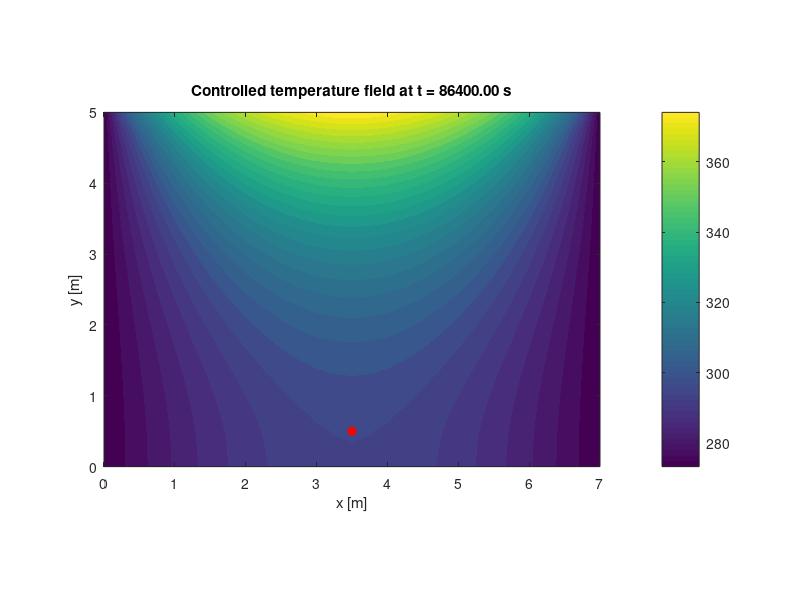
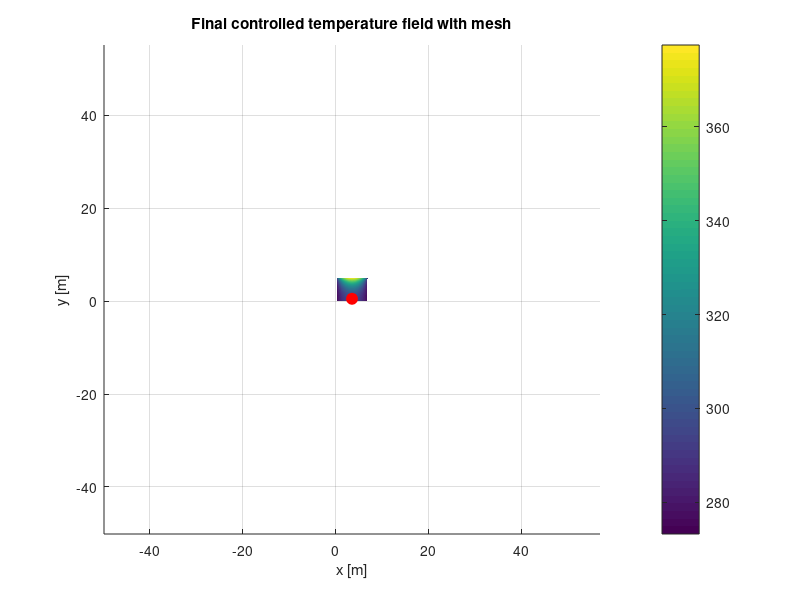
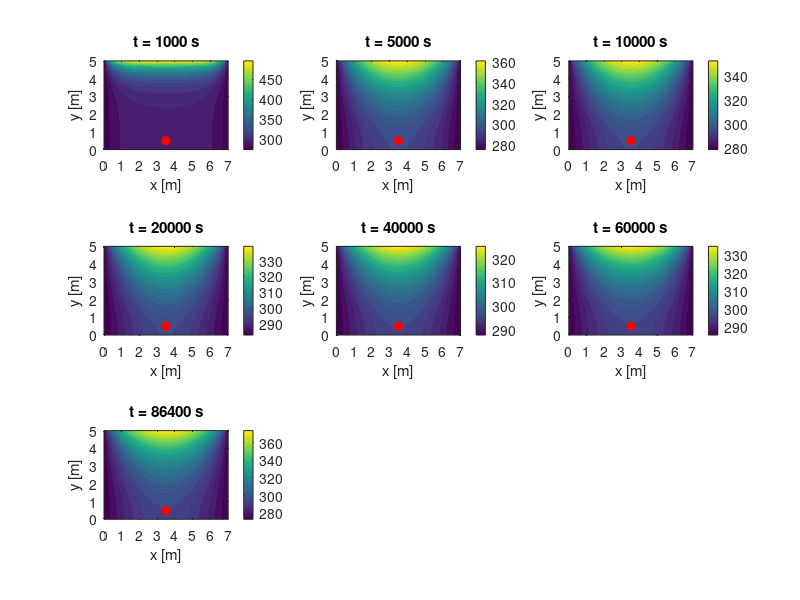

MATLAB code for these plots, in order: (Note: this script raises an error after producing the figures.)
clc;
clear;
close all;

%% Physical properties
k   = 0.5;      
rho = 1.184;    
cp  = 1000;     

%% Domain
Lx = 7.0;       
Ly = 5.0;       

%% Source term
qvol = 0.0;     

%% Initial condition
T_init = 297.0;     

%% Mesh
Nx = 28;            
Ny = 20;            

dx = Lx / Nx;
dy = Ly / Ny;

[xg, yg] = meshgrid(0:dx:Lx, 0:dy:Ly);

nodes = [xg(:), yg(:)];
nNodes = size(nodes,1);

elems = zeros(Nx*Ny, 4);
e = 0;

for i = 1:Nx
    for j = 1:Ny
        e = e + 1;

        n1 = (i-1)*(Ny+1) + j;
        n2 = i*(Ny+1) + j;
        n3 = i*(Ny+1) + (j+1);
        n4 = (i-1)*(Ny+1) + (j+1);

        elems(e,:) = [n1 n2 n3 n4];
    end
end

nElem = size(elems,1);

%% Global matrices/vectors
K    = sparse(nNodes, nNodes);
C    = sparse(nNodes, nNodes);
Fq   = zeros(nNodes,1);
gtop = zeros(nNodes,1);

%% Gauss quadrature
gp = [-1/sqrt(3),  1/sqrt(3)];
gw = [1, 1];

%% Element assembly
for ee = 1:nElem
    conn = elems(ee,:);

    xe = nodes(conn,1);
    ye = nodes(conn,2);

    Ke = zeros(4,4);
    Ce = zeros(4,4);
    Fe_vol = zeros(4,1);

    for ii = 1:2
        xi = gp(ii);
        wi = gw(ii);

        for jj = 1:2
            eta = gp(jj);
            wj = gw(jj);

            N = 0.25 * [ ...
                (1-xi)*(1-eta);
                (1+xi)*(1-eta);
                (1+xi)*(1+eta);
                (1-xi)*(1+eta)];

            dN_dxi = 0.25 * [ ...
                -(1-eta),  -(1-xi);
                 (1-eta),  -(1+xi);
                 (1+eta),   (1+xi);
                -(1+eta),   (1-xi)];

            J = [dN_dxi(:,1)'; dN_dxi(:,2)'] * [xe ye];
            detJ = det(J);

            if detJ <= 0
                error('Non-positive Jacobian detected in element %d.', ee);
            end

            invJ = inv(J);
            dN_dxdy = dN_dxi * invJ;
            B = dN_dxdy';

            Ke = Ke + (B' * (k * eye(2)) * B) * detJ * wi * wj;
            Ce = Ce + (rho * cp) * (N * N') * detJ * wi * wj;
            Fe_vol = Fe_vol + N * qvol * detJ * wi * wj;
        end
    end

    %% Top edge unit heat flux vector
    if abs(ye(3) - Ly) < 1e-12 && abs(ye(4) - Ly) < 1e-12
        Fe_top_unit = zeros(4,1);
        eta = 1.0;

        for ii = 1:2
            xi = gp(ii);
            wi = gw(ii);

            N_edge = 0.25 * [ ...
                (1-xi)*(1-eta);
                (1+xi)*(1-eta);
                (1+xi)*(1+eta);
                (1-xi)*(1+eta)];

            dN_dxi_edge = 0.25 * [ ...
                -(1-eta),  -(1-xi);
                 (1-eta),  -(1+xi);
                 (1+eta),   (1+xi);
                -(1+eta),   (1-xi)];

            dx_dxi = sum(dN_dxi_edge(:,1) .* xe);
            dy_dxi = sum(dN_dxi_edge(:,1) .* ye);
            Jedge = sqrt(dx_dxi^2 + dy_dxi^2);

            Fe_top_unit = Fe_top_unit + N_edge * Jedge * wi;
        end

        gtop(conn) = gtop(conn) + Fe_top_unit;
    end

    K(conn,conn) = K(conn,conn) + Ke;
    C(conn,conn) = C(conn,conn) + Ce;
    Fq(conn)     = Fq(conn) + Fe_vol;
end

%% Boundary nodes
x = nodes(:,1);

leftNodes  = find(abs(x - 0.0) < 1e-12);
rightNodes = find(abs(x - Lx) < 1e-12);

dirichletNodes = unique([leftNodes; rightNodes]);
freeNodes      = setdiff((1:nNodes)', dirichletNodes);

Tbc = nan(nNodes,1);

%% Diagnostics
fprintf('Assembly diagnostics:\n');
Cdiag = full(diag(C));
fprintf('  min(diag(C))        = %e\n', min(Cdiag));
fprintf('  max(diag(C))        = %e\n', max(Cdiag));
fprintf('  ||K-K''||_fro       = %e\n', norm(K-K','fro'));
fprintf('  nnz(K)              = %d\n', nnz(K));
fprintf('  nnz(C)              = %d\n\n', nnz(C));

%% Time/control settings
dt     = 1000.0;
tEnd   = 86400.0;
nSteps = round(tEnd / dt);

x_set = 3.5;
y_set = 0.5;
T_set = 297.0;

q_min = -20000.0;
q_max =  20000.0;

%% Control node
dist2 = (nodes(:,1) - x_set).^2 + (nodes(:,2) - y_set).^2;
[~, controlNode] = min(dist2);

fprintf('Control node selected:\n');
fprintf('  node id   = %d\n', controlNode);
fprintf('  x_node    = %.4f m\n', nodes(controlNode,1));
fprintf('  y_node    = %.4f m\n\n', nodes(controlNode,2));

if ismember(controlNode, dirichletNodes)
    error('Control node lies on a Dirichlet boundary. Choose an interior point.');
end

%% Initial conditions
T    = T_init * ones(nNodes,1);   % controlled state
T_un = T_init * ones(nNodes,1);   % true uncontrolled state

%% System matrix
A = C + dt*K;

A_bc = A;
A_bc(dirichletNodes,:) = 0;
A_bc(:,dirichletNodes) = 0;
A_bc(sub2ind(size(A_bc), dirichletNodes, dirichletNodes)) = 1.0;

%% Sensitivity solve
rhsS = dt * gtop;
rhsS(dirichletNodes) = 0.0;

S = A_bc \ rhsS;
Si = S(controlNode);

fprintf('Sensitivity at control node Si = %e\n', Si);

if abs(Si) < 1e-12
    error('Sensitivity at control node is too small. Pick another control point.');
end
fprintf('\n');

%% Storage arrays
timeHist       = zeros(nSteps,1);
TnodeHist      = zeros(nSteps,1);   % controlled temperature
TnodeHist_un   = zeros(nSteps,1);   % true uncontrolled temperature
qHist          = zeros(nSteps,1);
TwallHist      = zeros(nSteps,1);

saveTimes = [1000, 5000, 10000, 20000, 40000, 60000, 86400];
saved = zeros(nNodes, numel(saveTimes));
saveCount = 1;

%% Time stepping
for n = 1:nSteps
    t = n * dt;

    T_wall = 273 + 15*sin(pi*t/86400);

    Tbc(leftNodes)  = T_wall;
    Tbc(rightNodes) = T_wall;

    %% ------------------------------------------------------------
    % TRUE UNCONTROLLED solve: evolves independently with q_top = 0
    %% ------------------------------------------------------------
    b_un = C*T_un + dt*Fq;

    b_un_mod = b_un;
    b_un_mod(freeNodes) = b_un_mod(freeNodes) ...
        - A(freeNodes, dirichletNodes) * Tbc(dirichletNodes);
    b_un_mod(dirichletNodes) = Tbc(dirichletNodes);

    T_un = A_bc \ b_un_mod;

    %% ------------------------------------------------------------
    % BASELINE prediction for controller: q_top = 0 from controlled state
    %% ------------------------------------------------------------
    b0 = C*T + dt*Fq;

    b0_mod = b0;
    b0_mod(freeNodes) = b0_mod(freeNodes) ...
        - A(freeNodes, dirichletNodes) * Tbc(dirichletNodes);
    b0_mod(dirichletNodes) = Tbc(dirichletNodes);

    T0_control = A_bc \ b0_mod;

    %% Deadbeat control law
    q_control = (T_set - T0_control(controlNode)) / Si;
    q_control = min(max(q_control, q_min), q_max);

    %% Controlled solve
    b = C*T + dt*(Fq + q_control*gtop);

    b_mod = b;
    b_mod(freeNodes) = b_mod(freeNodes) ...
        - A(freeNodes, dirichletNodes) * Tbc(dirichletNodes);
    b_mod(dirichletNodes) = Tbc(dirichletNodes);

    T = A_bc \ b_mod;

    if any(isnan(T)) || any(isinf(T))
        error('NaN or Inf detected at step %d, time %g s.', n, t);
    end

    %% Store histories
    timeHist(n)     = t;
    TnodeHist(n)    = T(controlNode);
    TnodeHist_un(n) = T_un(controlNode);
    qHist(n)        = q_control;
    TwallHist(n)    = T_wall;

    if mod(n,20) == 0 || n == 1
        fprintf(['step = %4d, t = %8.1f s, Tmin = %10.4f, Tmax = %10.4f, ' ...
                 'Tcontrol = %10.4f, Tuncontrolled = %10.4f, q_top = %10.4f\n'], ...
                 n, t, min(T), max(T), T(controlNode), T_un(controlNode), q_control);
    end

    if saveCount <= numel(saveTimes) && abs(t - saveTimes(saveCount)) < 0.5*dt
        saved(:,saveCount) = T;
        saveCount = saveCount + 1;
    end
end

%% Reshape final field
Tgrid = reshape(T, Ny+1, Nx+1);

%% Final controlled temperature field
figure;
contourf(xg, yg, Tgrid, 30, 'LineColor', 'none');
colorbar;
axis equal tight;
xlabel('x [m]');
ylabel('y [m]');
title(sprintf('Controlled temperature field at t = %.2f s', tEnd));
hold on;
plot(nodes(controlNode,1), nodes(controlNode,2), 'ro', 'MarkerFaceColor', 'r');
hold off;

%% Final field with mesh
figure;
surf(xg, yg, Tgrid, 'EdgeColor', [0.2 0.2 0.2]);
view(2);
shading interp;
colorbar;
axis equal tight;
xlabel('x [m]');
ylabel('y [m]');
title('Final controlled temperature field with mesh');

hold on;
zmark = max(Tgrid(:)) + 1;
plot3(nodes(controlNode,1), nodes(controlNode,2), zmark, 'ro', ...
    'MarkerFaceColor', 'r', 'MarkerSize', 8);
hold off;

%% Transient snapshots
figure;
for i = 1:numel(saveTimes)
    subplot(3, ceil(numel(saveTimes)/3), i);
    Tplot = reshape(saved(:,i), Ny+1, Nx+1);
    contourf(xg, yg, Tplot, 25, 'LineColor', 'none');
    colorbar;
    axis equal tight;
    xlabel('x [m]');
    ylabel('y [m]');
    title(sprintf('t = %.0f s', saveTimes(i)));
    hold on;
    plot(nodes(controlNode,1), nodes(controlNode,2), 'ro', 'MarkerFaceColor', 'r');
    hold off;
end
sgtitle('Controlled temperature evolution');

%% Temperature history: controlled vs true uncontrolled
figure;
plot(timeHist, TnodeHist_un, '--', 'LineWidth', 1.5); hold on;
plot(timeHist, TnodeHist, 'LineWidth', 1.5);
plot(timeHist, T_set*ones(size(timeHist)), ':', 'LineWidth', 1.5);

grid on;
xlabel('Time [s]');
ylabel('Temperature [K]');
legend('Uncontrolled', 'Controlled', 'Setpoint', 'Location', 'best');
title(sprintf('Temperature history at control node (x=%.2f, y=%.2f)', ...
      nodes(controlNode,1), nodes(controlNode,2)));

%% Actuator command history
figure;
plot(timeHist, qHist, 'LineWidth', 1.5);
grid on;
xlabel('Time [s]');
ylabel('Top wall heat flux q_{top} [W/m^2]');
title('Actuator command history');

%% Final report
fprintf('\nFinal Tmin = %.4f K\n', min(T));
fprintf('Final Tmax = %.4f K\n', max(T));
fprintf('Final controlled-node temperature   = %.4f K\n', T(controlNode));
fprintf('Final uncontrolled-node temperature = %.4f K\n', TnodeHist_un(end));
fprintf('Final setpoint temperature          = %.4f K\n', T_set);
fprintf('Final actuator command              = %.4f W/m^2\n', qHist(end));
fprintf('Final wall temperature              = %.4f K\n', TwallHist(end));
fprintf('Sensitivity at control node Si = %e\n', Si);
